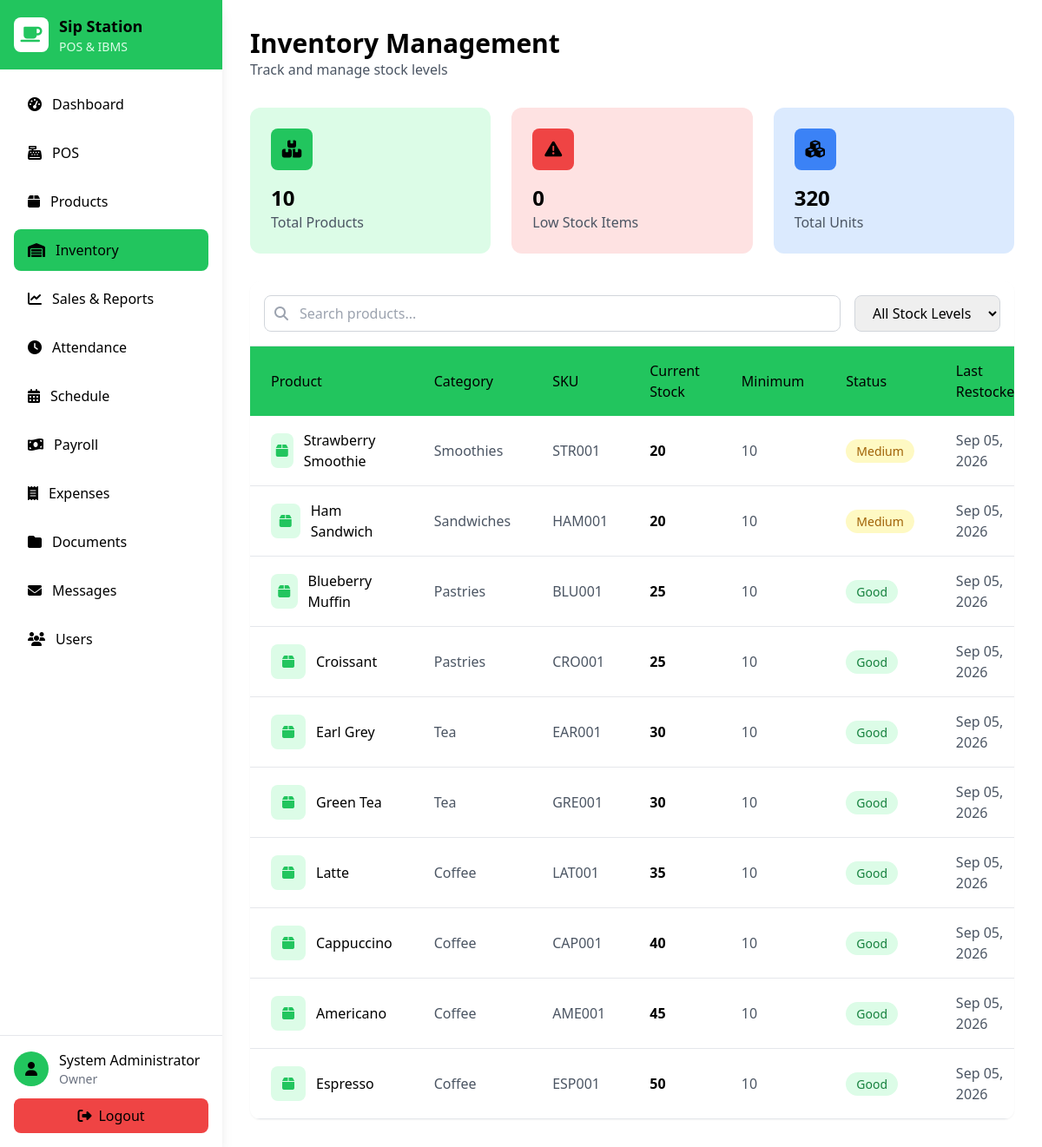
The app's page /modules/inventory/index.php (signed in) with its own data.
### tables this page shows
CREATE TABLE IF NOT EXISTS inventory (
    id INT AUTO_INCREMENT PRIMARY KEY,
    product_id INT NOT NULL,
    current_quantity INT DEFAULT 0,
    minimum_quantity INT DEFAULT 10,
    last_restocked DATETIME,
    created_at DATETIME DEFAULT CURRENT_TIMESTAMP,
    updated_at DATETIME DEFAULT CURRENT_TIMESTAMP ON UPDATE CURRENT_TIMESTAMP,
    FOREIGN KEY (product_id) REFERENCES products(id) ON DELETE CASCADE,
    UNIQUE KEY unique_product (product_id),
    INDEX idx_current_quantity (current_quantity)
);

CREATE TABLE IF NOT EXISTS products (
    id INT AUTO_INCREMENT PRIMARY KEY,
    name VARCHAR(100) NOT NULL,
    category VARCHAR(50) NOT NULL,
    description TEXT,
    price DECIMAL(10, 2) NOT NULL,
    cost_price DECIMAL(10, 2),
    sku VARCHAR(50) UNIQUE,
    barcode VARCHAR(50),
    image_path VARCHAR(255),
    color VARCHAR(50),
    shape ENUM('circle', 'rounded', 'rectangle', 'square') DEFAULT 'rectangle',
    is_active BOOLEAN DEFAULT TRUE,
    created_at DATETIME DEFAULT CURRENT_TIMESTAMP,
    updated_at DATETIME DEFAULT CURRENT_TIMESTAMP ON UPDATE CURRENT_TIMESTAMP,
    INDEX idx_category (category),
    INDEX idx_sku (sku),
    INDEX idx_barcode (barcode)
);

### includes/functions.php (called while the page is built, shortened)
<?php
function isLoggedIn() {
    return isset($_SESSION['user_id']) && isset($_SESSION['username']);
}
function hasRole($roles) {
    return in_array($_SESSION['role'], $roles);
}

### modules/inventory/index.php (the view, shortened to what this page needs)
<?php
require_once '../../includes/functions.php';
$db = getDB();
$stmt = $db->prepare("SELECT i.*, p.name, p.category, p.sku, p.is_active FROM inventory i JOIN products p ON i.product_id = p.id ORDER BY i.current_quantity ASC");
$stmt->execute();
$inventory = $stmt->fetchAll();
$stmt = $db->prepare("SELECT COUNT(*) as count FROM inventory i JOIN products p ON i.product_id = p.id WHERE i.current_quantity <= i.minimum_quantity AND p.is_active = TRUE");
$stmt->execute();
$lowStockCount = $stmt->fetch()['count'];
?>
<!DOCTYPE html>
<html lang="en">
<head>
    <script src="https://cdn.tailwindcss.com"></script>
    <link rel="stylesheet" href="https://cdnjs.cloudflare.com/ajax/libs/font-awesome/6.4.0/css/all.min.css">
</head>
<body class="bg-white">
    <div class="flex h-screen overflow-hidden">
        <aside class="w-64 bg-white shadow-lg flex flex-col">
            <div class="bg-green-500 p-4">
                <div class="flex items-center space-x-3">
                    <div class="w-10 h-10 bg-white rounded-lg flex items-center justify-center">
                        <i class="fas fa-coffee text-green-500 text-xl"></i>
                    </div>
                    <div>
                        <h1 class="text-black font-bold text-lg">Sip Station</h1>
                        <p class="text-green-100 text-sm">POS & IBMS</p>
                    </div>
                </div>
            </div>
            <nav class="flex-1 p-4 overflow-y-auto">
                <ul class="space-y-2">
                    <li>
                        <a href="../../dashboard.php" class="flex items-center space-x-3 px-4 py-3 text-black hover:bg-gray-100 rounded-lg transition">
                            <i class="fas fa-tachometer-alt"></i>
                            <span>Dashboard</span>
                        </a>
                    </li>
                    <li>
                        <a href="../pos/index.php" class="flex items-center space-x-3 px-4 py-3 text-black hover:bg-gray-100 rounded-lg transition">
                            <i class="fas fa-cash-register"></i>
                            <span>POS</span>
                        </a>
                    </li>
                    <li>
                        <a href="../products/index.php" class="flex items-center space-x-3 px-4 py-3 text-black hover:bg-gray-100 rounded-lg transition">
                            <i class="fas fa-box"></i>
                            <span>Products</span>
                        </a>
                    </li>
                    <li>
                        <a href="index.php" class="flex items-center space-x-3 px-4 py-3 bg-green-500 text-black rounded-lg">
                            <i class="fas fa-warehouse"></i>
                            <span class="font-medium">Inventory</span>
                        </a>
                    </li>
                    <li>
                        <a href="../sales/index.php" class="flex items-center space-x-3 px-4 py-3 text-black hover:bg-gray-100 rounded-lg transition">
                            <i class="fas fa-chart-line"></i>
                            <span>Sales & Reports</span>
                        </a>
                    </li>
                    <li>
                        <a href="../attendance/index.php" class="flex items-center space-x-3 px-4 py-3 text-black hover:bg-gray-100 rounded-lg transition">
                            <i class="fas fa-clock"></i>
                            <span>Attendance</span>
                        </a>
                    </li>
                    <li>
                        <a href="../schedule/index.php" class="flex items-center space-x-3 px-4 py-3 text-black hover:bg-gray-100 rounded-lg transition">
                            <i class="fas fa-calendar-alt"></i>
                            <span>Schedule</span>
                        </a>
                    </li>
                    <li>
                        <a href="../payroll/index.php" class="flex items-center space-x-3 px-4 py-3 text-black hover:bg-gray-100 rounded-lg transition">
                            <i class="fas fa-money-bill-wave"></i>
                            <span>Payroll</span>
                        </a>
                    </li>
                    <li>
                        <a href="../expenses/index.php" class="flex items-center space-x-3 px-4 py-3 text-black hover:bg-gray-100 rounded-lg transition">
                            <i class="fas fa-receipt"></i>
                            <span>Expenses</span>
                        </a>
                    </li>
                    <li>
                        <a href="../documents/index.php" class="flex items-center space-x-3 px-4 py-3 text-black hover:bg-gray-100 rounded-lg transition">
                            <i class="fas fa-folder"></i>
                            <span>Documents</span>
                        </a>
                    </li>
                    <li>
                        <a href="../messages/index.php" class="flex items-center space-x-3 px-4 py-3 text-black hover:bg-gray-100 rounded-lg transition">
                            <i class="fas fa-envelope"></i>
                            <span>Messages</span>
                        </a>
                    </li>
                    <?php if (hasRole(['owner', 'manager'])): ?>
                    <li>
                        <a href="../users/index.php" class="flex items-center space-x-3 px-4 py-3 text-black hover:bg-gray-100 rounded-lg transition">
                            <i class="fas fa-users"></i>
                            <span>Users</span>
                        </a>
                    </li>
                    <?php endif; ?>
                </ul>
            </nav>
            <div class="p-4 border-t">
                <div class="flex items-center space-x-3 mb-3">
                    <div class="w-10 h-10 bg-green-500 rounded-full flex items-center justify-center">
                        <i class="fas fa-user text-black"></i>
                    </div>
                    <div class="flex-1">
                        <p class="font-medium text-black"><?php echo htmlspecialchars($_SESSION['full_name']); ?></p>
                        <p class="text-sm text-gray-500 capitalize"><?php echo htmlspecialchars($_SESSION['role']); ?></p>
                    </div>
                </div>
                <a href="../../logout.php" class="flex items-center justify-center space-x-2 w-full bg-red-500 hover:bg-red-600 text-black py-2 rounded-lg transition">
                    <i class="fas fa-sign-out-alt"></i>
                    <span>Logout</span>
                </a>
            </div>
        </aside>
        <main class="flex-1 overflow-y-auto">
            <div class="p-8">
                <div class="flex items-center justify-between mb-8">
                    <div>
                        <h1 class="text-3xl font-bold text-black">Inventory Management</h1>
                        <p class="text-gray-600">Track and manage stock levels</p>
                    </div>
                </div>
                <div class="grid grid-cols-1 md:grid-cols-3 gap-6 mb-8">
                    <div class="bg-green-100 rounded-xl p-6">
                        <div class="flex items-center justify-between mb-4">
                            <div class="w-12 h-12 bg-green-500 rounded-lg flex items-center justify-center">
                                <i class="fas fa-boxes text-black text-xl"></i>
                            </div>
                        </div>
                        <h3 class="text-2xl font-bold text-black"><?php echo count($inventory); ?></h3>
                        <p class="text-gray-600">Total Products</p>
                    </div>
                    <div class="bg-red-100 rounded-xl p-6">
                        <div class="flex items-center justify-between mb-4">
                            <div class="w-12 h-12 bg-red-500 rounded-lg flex items-center justify-center">
                                <i class="fas fa-exclamation-triangle text-black text-xl"></i>
                            </div>
                        </div>
                        <h3 class="text-2xl font-bold text-black"><?php echo $lowStockCount; ?></h3>
                        <p class="text-gray-600">Low Stock Items</p>
                    </div>
                    <div class="bg-blue-100 rounded-xl p-6">
                        <div class="flex items-center justify-between mb-4">
                            <div class="w-12 h-12 bg-blue-500 rounded-lg flex items-center justify-center">
                                <i class="fas fa-cubes text-black text-xl"></i>
                            </div>
                        </div>
                        <h3 class="text-2xl font-bold text-black"><?php echo array_sum(array_column($inventory, 'current_quantity')); ?></h3>
                        <p class="text-gray-600">Total Units</p>
                    </div>
                </div>
                <div class="bg-white rounded-xl shadow-sm overflow-hidden">
                    <div class="p-4 border-b">
                        <div class="flex items-center space-x-4">
                            <div class="flex-1 relative">
                                <input type="text" id="searchInput" placeholder="Search products..." class="w-full pl-10 pr-4 py-2 border border-gray-300 rounded-lg focus:outline-none focus:ring-2 focus:ring-green-500">
                                <i class="fas fa-search absolute left-3 top-1/2 transform -translate-y-1/2 text-gray-400"></i>
                            </div>
                            <select id="stockFilter" class="border border-gray-300 rounded-lg px-4 py-2 focus:outline-none focus:ring-2 focus:ring-green-500">
                                <option value="">All Stock Levels</option>
                            </select>
                        </div>
                    </div>
                    <div class="overflow-x-auto">
                        <table class="w-full">
                            <thead class="bg-green-500 text-black">
                                <tr>
                                    <th class="px-6 py-4 text-left font-medium">Product</th>
                                    <th class="px-6 py-4 text-left font-medium">Category</th>
                                    <th class="px-6 py-4 text-left font-medium">SKU</th>
                                    <th class="px-6 py-4 text-left font-medium">Current Stock</th>
                                    <th class="px-6 py-4 text-left font-medium">Minimum</th>
                                    <th class="px-6 py-4 text-left font-medium">Status</th>
                                    <th class="px-6 py-4 text-left font-medium">Last Restocked</th>
                                </tr>
                            </thead>
                            <tbody id="inventoryTable">
                                <?php foreach ($inventory as $item): ?>
                                <tr class="border-b hover:bg-gray-50 inventory-row"
                                    data-name="<?php echo htmlspecialchars($item['name']); ?>"
                                    data-stock="<?php echo $item['current_quantity']; ?>"
                                    data-minimum="<?php echo $item['minimum_quantity']; ?>">
                                    <td class="px-6 py-4">
                                        <div class="flex items-center space-x-3">
                                            <div class="w-10 h-10 bg-green-100 rounded-lg flex items-center justify-center">
                                                <i class="fas fa-box text-green-500"></i>
                                            </div>
                                            <div>
                                                <p class="font-medium text-black"><?php echo htmlspecialchars($item['name']); ?></p>
                                            </div>
                                        </div>
                                    </td>
                                    <td class="px-6 py-4 text-gray-600"><?php echo htmlspecialchars($item['category']); ?></td>
                                    <td class="px-6 py-4 text-gray-600"><?php echo htmlspecialchars($item['sku'] ?? '-'); ?></td>
                                    <td class="px-6 py-4 font-bold <?php echo $item['current_quantity'] <= $item['minimum_quantity'] ? 'text-red-500' : 'text-black'; ?>">
                                        <?php echo $item['current_quantity']; ?>
                                    </td>
                                    <td class="px-6 py-4 text-gray-600"><?php echo $item['minimum_quantity']; ?></td>
                                    <td class="px-6 py-4">
                                        <?php if ($item['current_quantity'] <= $item['minimum_quantity']): ?>
                                        <span class="px-3 py-1 rounded-full text-sm font-medium bg-red-100 text-red-700">Low Stock</span>
                                        <?php elseif ($item['current_quantity'] <= $item['minimum_quantity'] * 2): ?>
                                        <span class="px-3 py-1 rounded-full text-sm font-medium bg-yellow-100 text-yellow-700">Medium</span>
                                        <?php else: ?>
                                        <span class="px-3 py-1 rounded-full text-sm font-medium bg-green-100 text-green-700">Good</span>
                                        <?php endif; ?>
                                    </td>
                                    <td class="px-6 py-4 text-gray-600">
                                        <?php echo $item['last_restocked'] ? date('M d, Y', strtotime($item['last_restocked'])) : 'Never'; ?>
                                    </td>
                                </tr>
                                <?php endforeach; ?>
                            </tbody>
                        </table>
                    </div>
                </div>
            </div>
        </main>
    </div>
</body>
</html>

### records on screen
inventory: product.name "Strawberry Smoothie", product.category "Smoothies", product.sku "STR001", current_quantity "20", minimum_quantity "10", shows "Medium", last_restocked "Sep 05, 2026"
inventory: product.name "Ham Sandwich", product.category "Sandwiches", product.sku "HAM001", current_quantity "20", minimum_quantity "10", shows "Medium", last_restocked "Sep 05, 2026"
inventory: product.name "Blueberry Muffin", product.category "Pastries", product.sku "BLU001", current_quantity "25", minimum_quantity "10", shows "Good", last_restocked "Sep 05, 2026"
inventory: product.name "Croissant", product.category "Pastries", product.sku "CRO001", current_quantity "25", minimum_quantity "10", shows "Good", last_restocked "Sep 05, 2026"
inventory: product.name "Earl Grey", product.category "Tea", product.sku "EAR001", current_quantity "30", minimum_quantity "10", shows "Good", last_restocked "Sep 05, 2026"
inventory: product.name "Green Tea", product.category "Tea", product.sku "GRE001", current_quantity "30", minimum_quantity "10", shows "Good", last_restocked "Sep 05, 2026"
inventory: product.name "Latte", product.category "Coffee", product.sku "LAT001", current_quantity "35", minimum_quantity "10", shows "Good", last_restocked "Sep 05, 2026"
inventory: product.name "Cappuccino", product.category "Coffee", product.sku "CAP001", current_quantity "40", minimum_quantity "10", shows "Good", last_restocked "Sep 05, 2026"
inventory: product.name "Americano", product.category "Coffee", product.sku "AME001", current_quantity "45", minimum_quantity "10", shows "Good", last_restocked "Sep 05, 2026"
inventory: product.name "Espresso", product.category "Coffee", product.sku "ESP001", current_quantity "50", minimum_quantity "10", shows "Good", last_restocked "Sep 05, 2026"

### other values on screen
$_SESSION['full_name'] "System Administrator"
$_SESSION['role'] "Owner"
count($inventory) "10"
$lowStockCount "0"
array_sum(array_column($inventory, 'current_quantity')) "320"
